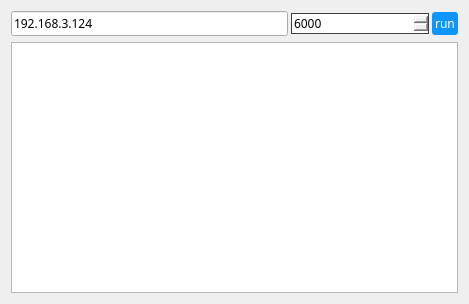
<?xml version="1.0" encoding="UTF-8"?>
<ui version="4.0">
 <class>Widget</class>
 <widget class="QWidget" name="Widget">
  <property name="geometry">
   <rect>
    <x>0</x>
    <y>0</y>
    <width>469</width>
    <height>304</height>
   </rect>
  </property>
  <property name="windowTitle">
   <string>Widget</string>
  </property>
  <layout class="QVBoxLayout" name="verticalLayout">
   <item>
    <layout class="QHBoxLayout" name="horizontalLayout" stretch="4,2,1">
     <property name="spacing">
      <number>3</number>
     </property>
     <item>
      <widget class="QLineEdit" name="edit_ser_ip">
       <property name="minimumSize">
        <size>
         <width>0</width>
         <height>25</height>
        </size>
       </property>
       <property name="font">
        <font>
         <family>微软雅黑</family>
         <pointsize>9</pointsize>
         <kerning>false</kerning>
        </font>
       </property>
       <property name="text">
        <string>192.168.3.124</string>
       </property>
       <property name="readOnly">
        <bool>true</bool>
       </property>
      </widget>
     </item>
     <item>
      <widget class="QSpinBox" name="spn_ser_port">
       <property name="font">
        <font>
         <family>微软雅黑</family>
         <kerning>false</kerning>
        </font>
       </property>
       <property name="styleSheet">
        <string notr="true">QSpinBox {
    border: 1px solid rgb(64,64,64);
}

</string>
       </property>
       <property name="minimum">
        <number>1</number>
       </property>
       <property name="maximum">
        <number>65535</number>
       </property>
       <property name="value">
        <number>6000</number>
       </property>
      </widget>
     </item>
     <item>
      <widget class="QPushButton" name="btn_run">
       <property name="sizePolicy">
        <sizepolicy hsizetype="Fixed" vsizetype="Fixed">
         <horstretch>0</horstretch>
         <verstretch>0</verstretch>
        </sizepolicy>
       </property>
       <property name="font">
        <font>
         <family>微软雅黑</family>
         <pointsize>9</pointsize>
         <kerning>false</kerning>
        </font>
       </property>
       <property name="styleSheet">
        <string notr="true">QPushButton
{
    color:white;
    background-color:rgb(14 , 150 , 254);
    border-radius:3px;
    padding:3px;
}

QPushButton:hover
{
    background-color:rgb(44 , 137 , 255);
    padding:3px;
}

QPushButton:pressed
{
    background-color:rgb(14 , 135 , 228);
    padding:3px;

}
</string>
       </property>
       <property name="text">
        <string>run</string>
       </property>
      </widget>
     </item>
    </layout>
   </item>
   <item>
    <widget class="QTextEdit" name="edit_msg">
     <property name="font">
      <font>
       <family>微软雅黑</family>
       <kerning>false</kerning>
      </font>
     </property>
     <property name="acceptDrops">
      <bool>false</bool>
     </property>
    </widget>
   </item>
  </layout>
 </widget>
 <layoutdefault spacing="6" margin="11"/>
 <resources/>
 <connections/>
</ui>
